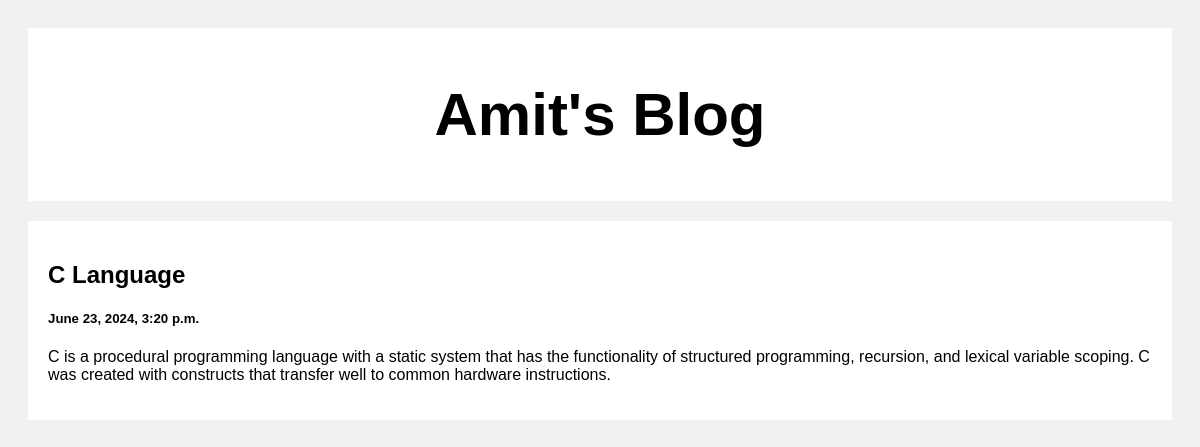
Screenshot of /post/3 with the database file from the repository.
### posts/models.py (models this page shows)
class Post(models.Model):
    title=models.CharField(max_length=100)
    body=models.CharField(max_length=100000)
    created=models.DateTimeField(default=datetime.now,blank=True)

### posts/views.py (the view)
# urls.py: path('post/<str:pk>',views.post,name='post')
def post(request,pk):
    posts=Post.objects.get(id=pk)
    return render(request,'post.html',{'posts':posts})

### templates/post.html (shortened to what this page needs)
<!DOCTYPE html>
<html>
<head>
</head>
<body>
<div class="header">
  <h2>Amit's Blog</h2>
</div>
<div class="row">
  <div class="leftcolumn">
    <div class="card">
        <a style="text-decoration: None; color: black;" href="#">
            <h2>{{posts.title}}</h2>
            <h5>{{posts.created}}</h5>
            <p>{{posts.body}}</p>
        </a>
    </div>
  </div>
</div>
</body>
</html>

### templates/post.html (style rules this page uses)
* { box-sizing: border-box; }
body { font-family: Arial; padding: 20px; background: #f1f1f1; }
.header { padding: 2px; font-size: 40px; text-align: center; background: white; }
.leftcolumn { float: left; width: 100%; }
.card { background-color: white; padding: 20px; margin-top: 20px; }
.row:after { content: ""; display: table; clear: both; }

### rows the page displays
Post: title "C Language", created "June 23, 2024, 3:20 p.m.", body "C is a procedural programming language with a static system that has the functionality of structured programming, recursion, and lexical variable scoping. C was created with constructs that transfer well to common hardware instructions."
